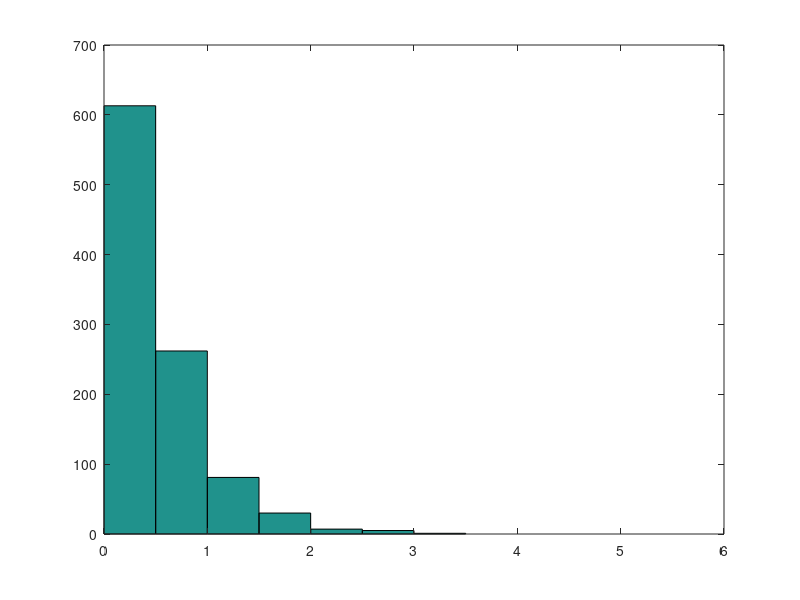
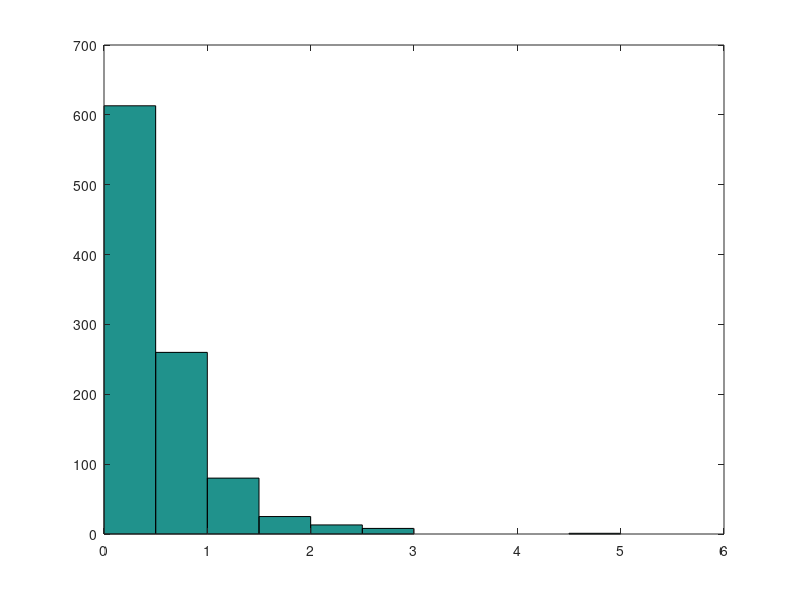

Write MATLAB code to recreate these figures, in order.
clear all;

% Interval length
t = 500

% Number of points
n = 1000

% Points are distributed uniformly along the interval
locations = unifrnd(0, t, n, 1);

% Compute gaps between consecutive mines
locations_sorted = sort(locations);
gaps = locations_sorted(2:n) - locations_sorted(1:n-1);

% Histogram of gap sizes
edges = [0:0.5:5];      % histogram bin edges
figure(1)
bar(edges, histc(gaps, edges), 'histc')

% Histogram of draws from exponential random variable
% with parameter equal to the point frequency rate
lambda = n / t;
figure(2)
bar(edges, histc(exprnd(1/lambda, n, 1), edges), 'histc');